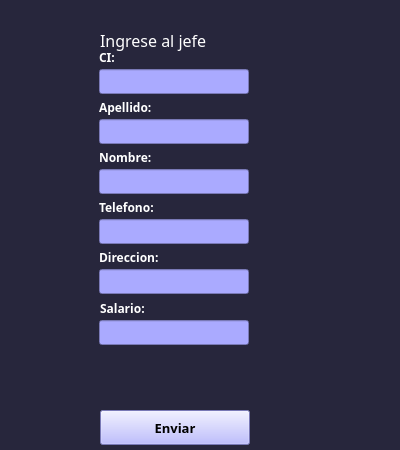
<?xml version="1.0" encoding="UTF-8"?>
<ui version="4.0">
 <class>formpersona</class>
 <widget class="QWidget" name="formpersona">
  <property name="geometry">
   <rect>
    <x>0</x>
    <y>0</y>
    <width>400</width>
    <height>450</height>
   </rect>
  </property>
  <property name="minimumSize">
   <size>
    <width>400</width>
    <height>400</height>
   </size>
  </property>
  <property name="maximumSize">
   <size>
    <width>400</width>
    <height>450</height>
   </size>
  </property>
  <property name="windowTitle">
   <string>PERSONA</string>
  </property>
  <property name="styleSheet">
   <string notr="true">background-color:#27263c;</string>
  </property>
  <widget class="QWidget" name="centralwidget" native="true">
   <property name="geometry">
    <rect>
     <x>90</x>
     <y>20</y>
     <width>201</width>
     <height>451</height>
    </rect>
   </property>
   <property name="styleSheet">
    <string notr="true"/>
   </property>
   <widget class="QLineEdit" name="campo_ci">
    <property name="geometry">
     <rect>
      <x>9</x>
      <y>49</y>
      <width>150</width>
      <height>25</height>
     </rect>
    </property>
    <property name="minimumSize">
     <size>
      <width>150</width>
      <height>25</height>
     </size>
    </property>
    <property name="styleSheet">
     <string notr="true">background-color:rgb(170, 170, 255);</string>
    </property>
    <property name="maxLength">
     <number>15</number>
    </property>
   </widget>
   <widget class="QLineEdit" name="campo_apellido">
    <property name="geometry">
     <rect>
      <x>9</x>
      <y>99</y>
      <width>150</width>
      <height>25</height>
     </rect>
    </property>
    <property name="minimumSize">
     <size>
      <width>150</width>
      <height>25</height>
     </size>
    </property>
    <property name="styleSheet">
     <string notr="true">background-color:rgb(170, 170, 255);
</string>
    </property>
    <property name="maxLength">
     <number>15</number>
    </property>
   </widget>
   <widget class="QLineEdit" name="campo_nombre">
    <property name="geometry">
     <rect>
      <x>9</x>
      <y>149</y>
      <width>150</width>
      <height>25</height>
     </rect>
    </property>
    <property name="minimumSize">
     <size>
      <width>150</width>
      <height>25</height>
     </size>
    </property>
    <property name="styleSheet">
     <string notr="true">background-color:rgb(170, 170, 255);</string>
    </property>
    <property name="maxLength">
     <number>15</number>
    </property>
   </widget>
   <widget class="QLineEdit" name="campo_telefono">
    <property name="geometry">
     <rect>
      <x>9</x>
      <y>199</y>
      <width>150</width>
      <height>25</height>
     </rect>
    </property>
    <property name="minimumSize">
     <size>
      <width>150</width>
      <height>25</height>
     </size>
    </property>
    <property name="styleSheet">
     <string notr="true">background-color:rgb(170, 170, 255);</string>
    </property>
    <property name="maxLength">
     <number>12</number>
    </property>
   </widget>
   <widget class="QLineEdit" name="campo_direccion">
    <property name="geometry">
     <rect>
      <x>9</x>
      <y>249</y>
      <width>150</width>
      <height>25</height>
     </rect>
    </property>
    <property name="minimumSize">
     <size>
      <width>150</width>
      <height>25</height>
     </size>
    </property>
    <property name="styleSheet">
     <string notr="true">background-color:rgb(170, 170, 255);</string>
    </property>
    <property name="maxLength">
     <number>30</number>
    </property>
   </widget>
   <widget class="QLabel" name="label">
    <property name="geometry">
     <rect>
      <x>9</x>
      <y>29</y>
      <width>151</width>
      <height>16</height>
     </rect>
    </property>
    <property name="font">
     <font>
      <family>Candara</family>
      <weight>75</weight>
      <bold>true</bold>
     </font>
    </property>
    <property name="styleSheet">
     <string notr="true">color:white;</string>
    </property>
    <property name="text">
     <string>CI:</string>
    </property>
   </widget>
   <widget class="QLabel" name="label_2">
    <property name="geometry">
     <rect>
      <x>9</x>
      <y>79</y>
      <width>151</width>
      <height>16</height>
     </rect>
    </property>
    <property name="font">
     <font>
      <family>Candara</family>
      <weight>75</weight>
      <bold>true</bold>
     </font>
    </property>
    <property name="styleSheet">
     <string notr="true">color:white;</string>
    </property>
    <property name="text">
     <string>Apellido:</string>
    </property>
   </widget>
   <widget class="QLabel" name="label_3">
    <property name="geometry">
     <rect>
      <x>9</x>
      <y>129</y>
      <width>151</width>
      <height>16</height>
     </rect>
    </property>
    <property name="font">
     <font>
      <family>Candara</family>
      <weight>75</weight>
      <bold>true</bold>
     </font>
    </property>
    <property name="styleSheet">
     <string notr="true">color:white;</string>
    </property>
    <property name="text">
     <string>Nombre:</string>
    </property>
   </widget>
   <widget class="QLabel" name="label_4">
    <property name="geometry">
     <rect>
      <x>9</x>
      <y>179</y>
      <width>151</width>
      <height>16</height>
     </rect>
    </property>
    <property name="font">
     <font>
      <family>Candara</family>
      <weight>75</weight>
      <bold>true</bold>
     </font>
    </property>
    <property name="styleSheet">
     <string notr="true">color:white;</string>
    </property>
    <property name="text">
     <string>Telefono:</string>
    </property>
   </widget>
   <widget class="QLabel" name="label_5">
    <property name="geometry">
     <rect>
      <x>9</x>
      <y>229</y>
      <width>151</width>
      <height>16</height>
     </rect>
    </property>
    <property name="font">
     <font>
      <family>Candara</family>
      <weight>75</weight>
      <bold>true</bold>
     </font>
    </property>
    <property name="styleSheet">
     <string notr="true">color:white;</string>
    </property>
    <property name="text">
     <string>Direccion:</string>
    </property>
   </widget>
   <widget class="QLabel" name="label_7">
    <property name="geometry">
     <rect>
      <x>10</x>
      <y>280</y>
      <width>151</width>
      <height>16</height>
     </rect>
    </property>
    <property name="font">
     <font>
      <family>Candara</family>
      <weight>75</weight>
      <bold>true</bold>
     </font>
    </property>
    <property name="styleSheet">
     <string notr="true">color:white;</string>
    </property>
    <property name="text">
     <string>Salario:</string>
    </property>
   </widget>
   <widget class="QLineEdit" name="campo_salario">
    <property name="geometry">
     <rect>
      <x>9</x>
      <y>300</y>
      <width>150</width>
      <height>25</height>
     </rect>
    </property>
    <property name="minimumSize">
     <size>
      <width>150</width>
      <height>25</height>
     </size>
    </property>
    <property name="styleSheet">
     <string notr="true">background-color:rgb(170, 170, 255);</string>
    </property>
    <property name="maxLength">
     <number>9</number>
    </property>
   </widget>
   <widget class="QLabel" name="label_8">
    <property name="geometry">
     <rect>
      <x>10</x>
      <y>10</y>
      <width>181</width>
      <height>21</height>
     </rect>
    </property>
    <property name="font">
     <font>
      <family>Candara</family>
      <pointsize>12</pointsize>
     </font>
    </property>
    <property name="styleSheet">
     <string notr="true">color:white;
</string>
    </property>
    <property name="text">
     <string>Ingrese al jefe</string>
    </property>
   </widget>
   <widget class="QPushButton" name="boton_enviar">
    <property name="geometry">
     <rect>
      <x>10</x>
      <y>390</y>
      <width>150</width>
      <height>35</height>
     </rect>
    </property>
    <property name="minimumSize">
     <size>
      <width>150</width>
      <height>35</height>
     </size>
    </property>
    <property name="maximumSize">
     <size>
      <width>200</width>
      <height>100</height>
     </size>
    </property>
    <property name="font">
     <font>
      <family>Candara</family>
      <pointsize>10</pointsize>
      <weight>75</weight>
      <bold>true</bold>
     </font>
    </property>
    <property name="cursor">
     <cursorShape>PointingHandCursor</cursorShape>
    </property>
    <property name="styleSheet">
     <string notr="true">background-color:rgb(170, 170, 255);</string>
    </property>
    <property name="text">
     <string>Enviar</string>
    </property>
   </widget>
  </widget>
  <widget class="QMenuBar" name="menubar">
   <property name="geometry">
    <rect>
     <x>0</x>
     <y>0</y>
     <width>456</width>
     <height>22</height>
    </rect>
   </property>
  </widget>
  <widget class="QStatusBar" name="statusbar">
   <property name="geometry">
    <rect>
     <x>0</x>
     <y>0</y>
     <width>3</width>
     <height>18</height>
    </rect>
   </property>
  </widget>
 </widget>
 <resources/>
 <connections/>
</ui>
